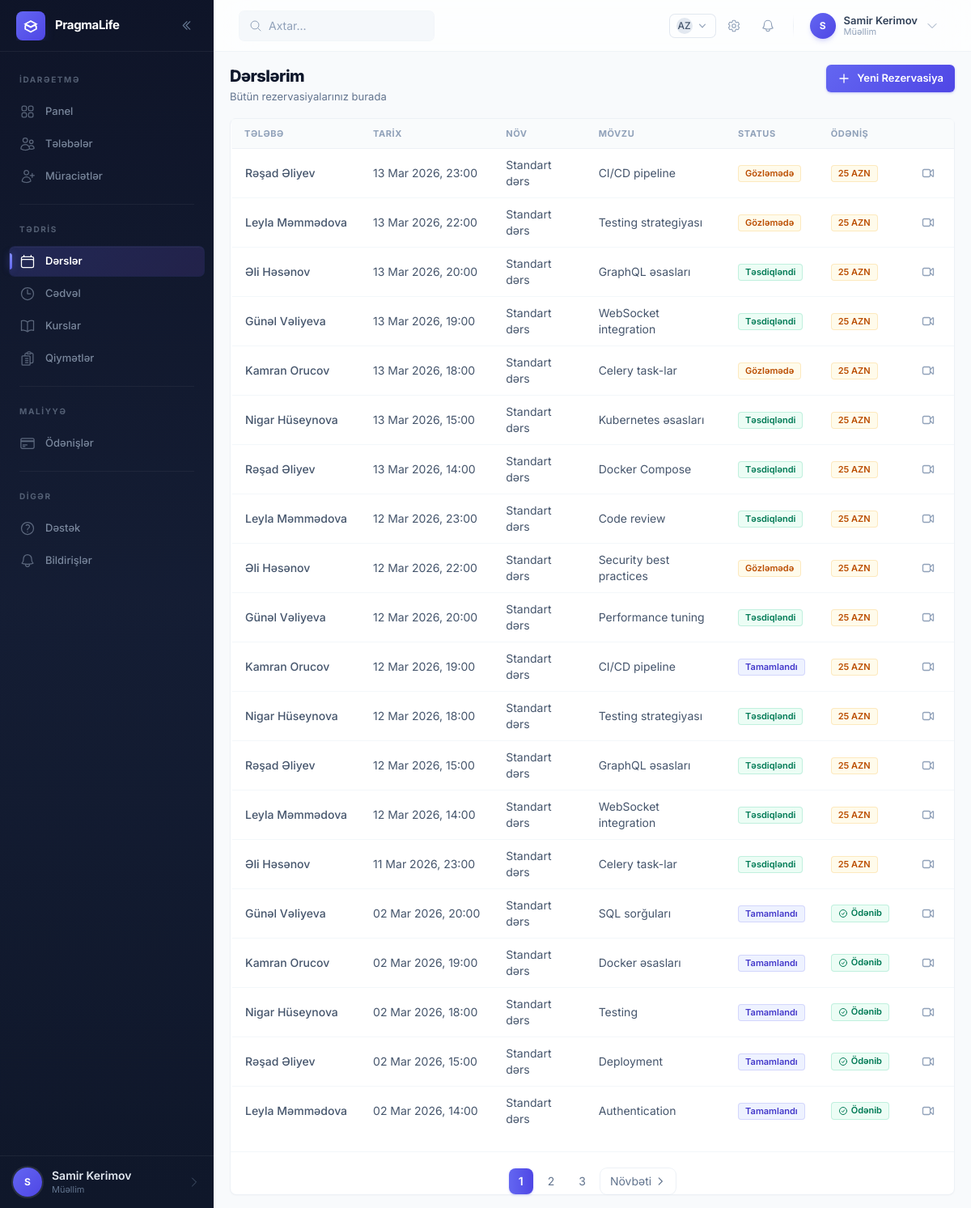
The page /bookings/ (signed in) on the database as committed earlier.
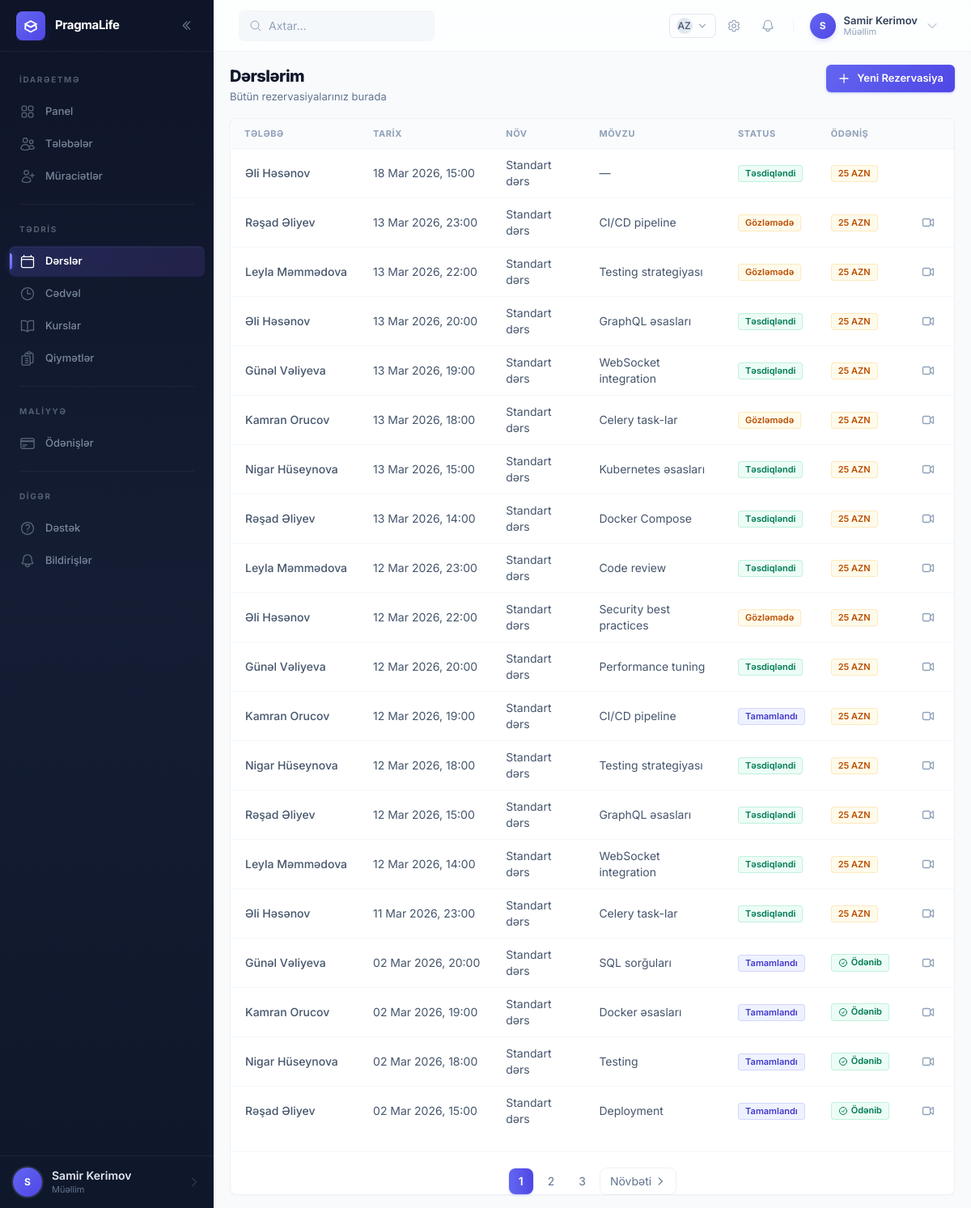
The same page on the database as committed later.
### apps/bookings/models.py (models this page shows, shortened)
class Booking(BaseModel):
    class Status(models.TextChoices):
        PENDING = 'pending', 'Gözləmədə'
        CONFIRMED = 'confirmed', 'Təsdiqləndi'
        COMPLETED = 'completed', 'Tamamlandı'
        CANCELLED = 'cancelled', 'Ləğv edildi'
        NO_SHOW = 'no_show', 'Görünmədi'
        RESCHEDULED = 'rescheduled', 'Yenidən planlandı'
    class LessonType(models.TextChoices):
        STANDARD = 'standard', 'Standart dərs'
        TRIAL = 'trial', 'Sınaq dərsi'
        CONSULTATION = 'consultation', 'Məsləhət'
        REVIEW = 'review', 'Təkrar dərs'
    student = models.ForeignKey(
        'users.User',
        on_delete=models.CASCADE,
        related_name='bookings',
        verbose_name='Tələbə'
    )
    slot = models.OneToOneField(
        AvailabilitySlot,
        on_delete=models.CASCADE,
        related_name='booking',
        verbose_name='Vaxt slotu'
    )
    course = models.ForeignKey(
        'courses.Course',
        on_delete=models.SET_NULL,
        null=True,
        blank=True,
        related_name='bookings',
        verbose_name='Kurs'
    )
    lesson_type = models.CharField(
        max_length=20,
        choices=LessonType.choices,
        default=LessonType.STANDARD,
        verbose_name='Dərs növü'
    )
    status = models.CharField(
        max_length=20,
        choices=Status.choices,
        default=Status.PENDING,
        verbose_name='Status'
    )
    topic = models.CharField(
        max_length=255,
        blank=True,
        verbose_name='Mövzu'
    )
    student_notes = models.TextField(
        blank=True,
        verbose_name='Tələbə qeydləri'
    )
    teacher_notes = models.TextField(
        blank=True,
        verbose_name='Müəllim qeydləri'
    )
    meet_link = models.URLField(
        blank=True,
        verbose_name='Google Meet linki'
    )
    recording_url = models.URLField(
        blank=True,
        verbose_name='Qeyd URL'
    )
    price = models.DecimalField(
        max_digits=8,
        decimal_places=2,
        default=25.00,
        verbose_name='Qiymət (AZN)'
    )
    is_paid = models.BooleanField(default=False, verbose_name='Ödənilib')
    completed_at = models.DateTimeField(
        null=True,
        blank=True,
        verbose_name='Tamamlanma tarixi'
    )
    cancelled_at = models.DateTimeField(
        null=True,
        blank=True,
        verbose_name='Ləğvetmə tarixi'
    )
    cancellation_reason = models.TextField(
        blank=True,
        verbose_name='Ləğvetmə səbəbi'
    )
    class Meta:
        db_table = 'bookings_booking'
        verbose_name = 'Rezervasiya'
        verbose_name_plural = 'Rezervasiyalar'
        ordering = ['-slot__start_time']
        indexes = [
            models.Index(fields=['student', 'status']),
            models.Index(fields=['status', 'is_paid']),
        ]

class AvailabilitySlot(BaseModel):
    start_time = models.DateTimeField(
        validators=[validate_future_datetime],
        verbose_name='Başlama vaxtı'
    )
    end_time = models.DateTimeField(verbose_name='Bitmə vaxtı')
    is_reserved = models.BooleanField(default=False, verbose_name='Reserv edilib')
    is_active = models.BooleanField(default=True, verbose_name='Aktivdir')
    class Meta:
        db_table = 'bookings_availability_slot'
        verbose_name = 'Əlçatan Slot'
        verbose_name_plural = 'Əlçatan Slotlar'
        ordering = ['start_time']
        indexes = [
            models.Index(fields=['start_time', 'is_reserved']),
            models.Index(fields=['is_reserved', 'is_active']),
        ]

### apps/users/models.py (models this page shows, shortened)
class User(AbstractBaseUser, PermissionsMixin):
    class Role(models.TextChoices):
        TEACHER = 'teacher', 'Müəllim'
        STUDENT = 'student', 'Tələbə'
    id = models.UUIDField(primary_key=True, default=uuid.uuid4, editable=False)
    email = models.EmailField(unique=True, verbose_name='Email')
    first_name = models.CharField(max_length=100, verbose_name='Ad')
    last_name = models.CharField(max_length=100, verbose_name='Soyad')
    role = models.CharField(
        max_length=10,
        choices=Role.choices,
        default=Role.STUDENT,
        verbose_name='Rol'
    )
    phone = models.CharField(
        max_length=20,
        blank=True,
        validators=[validate_phone_number],
        verbose_name='Telefon'
    )
    avatar = models.ImageField(
        upload_to='avatars/',
        blank=True,
        verbose_name='Profil şəkli'
    )
    is_active = models.BooleanField(default=True, verbose_name='Aktivdir')
    is_staff = models.BooleanField(default=False, verbose_name='Admin heyəti')
    date_joined = models.DateTimeField(default=timezone.now, verbose_name='Qeydiyyat tarixi')
    created_at = models.DateTimeField(auto_now_add=True)
    updated_at = models.DateTimeField(auto_now=True)
    objects = UserManager()
    USERNAME_FIELD = 'email'
    REQUIRED_FIELDS = ['first_name', 'last_name']
    class Meta:
        db_table = 'users_user'
        verbose_name = 'İstifadəçi'
        verbose_name_plural = 'İstifadəçilər'
        ordering = ['-date_joined']
    def get_full_name(self) -> str:
        return f"{self.first_name} {self.last_name}".strip()
    @property
    def is_teacher(self) -> bool:
        return self.role == self.Role.TEACHER
    @property
    def is_student_user(self) -> bool:
        return self.role == self.Role.STUDENT

### apps/bookings/views.py (the view)
# urls.py: path('', views.BookingListView.as_view(), name='list'),
class BookingListView(LoginRequiredMixin, HTMXMixin, ListView):
    model = Booking
    template_name = 'bookings/booking_list.html'
    partial_template_name = 'bookings/partials/booking_list.html'
    context_object_name = 'bookings'
    paginate_by = 20
    def get_queryset(self):
        qs = Booking.objects.select_related('student', 'slot', 'course')
        if self.request.user.is_student_user:
            qs = qs.filter(student=self.request.user)
        return qs.order_by('-slot__start_time')
    def get_context_data(self, **kwargs) -> dict:
        context = super().get_context_data(**kwargs)
        context['page_title'] = _('Rezervasiyalarım') if self.request.user.is_student_user else _('Bütün Dərslər')
        return context

### core/context_processors.py (called while the page is built)
def lms_globals(request) -> dict:
    return {
        'LESSON_PRICE': getattr(settings, 'LESSON_PRICE', Decimal('25.00')),
        'APP_NAME': 'LMS Platform',
        'APP_VERSION': '1.0.0',
        'is_teacher': (
            request.user.is_authenticated
            and request.user.role == 'teacher'
        ),
        'is_student': (
            request.user.is_authenticated
            and request.user.role == 'student'
        ),
    }

### core/mixins.py (called while the page is built)
    def get_template_names(self) -> list[str]:
        if self.request.headers.get('HX-Request') and self.partial_template_name:
            return [self.partial_template_name]
        return super().get_template_names()  # type: ignore[misc]

### templates/bookings/booking_list.html (shortened to what this page needs)
{% extends 'base.html' %}
{% load i18n %}
{% block breadcrumb %}
<div class="page-header">
    <div>
        <h1 class="page-title">{% trans "Dərslərim" %}</h1>
        <p class="page-subtitle">{% trans "Bütün rezervasiyalarınız burada" %}</p>
    </div>
    <a href="{% url 'bookings:create' %}" class="btn btn-primary">
        <svg class="w-4 h-4" fill="none" stroke="currentColor" viewBox="0 0 24 24"><path stroke-linecap="round" stroke-linejoin="round" stroke-width="2" d="M12 4.5v15m7.5-7.5h-15"/></svg>
        {% trans "Yeni Rezervasiya" %}
    </a>
</div>
{% endblock %}
{% block content %}
<div class="card-hover">
    {% include 'bookings/partials/booking_list.html' %}
</div>
{% endblock %}

### templates/bookings/partials/booking_list.html (shortened to what this page needs)
{% load i18n %}
{% if bookings %}
<div class="overflow-x-auto">
    <table class="data-table">
        <thead>
            <tr>
                {% if request.user.is_teacher %}<th>{% trans "Tələbə" %}</th>{% endif %}
                <th>{% trans "Tarix" %}</th>
                <th>{% trans "Növ" %}</th>
                <th>{% trans "Mövzu" %}</th>
                <th>{% trans "Status" %}</th>
                <th>{% trans "Ödəniş" %}</th>
                <th></th>
            </tr>
        </thead>
        <tbody>
            {% for booking in bookings %}
            <tr>
                {% if request.user.is_teacher %}
                <td class="font-medium text-slate-900 whitespace-nowrap">{{ booking.student.get_full_name }}</td>
                {% endif %}
                <td class="text-slate-700 whitespace-nowrap">{{ booking.slot.start_time|date:"d M Y, H:i" }}</td>
                <td class="text-slate-700">{{ booking.get_lesson_type_display }}</td>
                <td class="text-slate-700">{{ booking.topic|default:"—"|truncatechars:30 }}</td>
                <td>
                    <span class="{% if booking.status == 'confirmed' %}badge-success
                        {% elif booking.status == 'cancelled' %}badge-neutral
                        {% elif booking.status == 'completed' %}badge-primary
                        {% else %}badge-warning{% endif %}">
                        {{ booking.get_status_display }}
                    </span>
                </td>
                <td>
                    {% if booking.is_paid %}
                    <span class="badge-success">
                        <svg class="w-3 h-3" fill="none" stroke="currentColor" viewBox="0 0 24 24"><path stroke-linecap="round" stroke-linejoin="round" stroke-width="2" d="M9 12.75 11.25 15 15 9.75M21 12a9 9 0 1 1-18 0 9 9 0 0 1 18 0Z"/></svg>
                        {% trans "Ödənib" %}
                    </span>
                    {% else %}
                    <span class="badge-warning">25 AZN</span>
                    {% endif %}
                </td>
                <td>
                    {% if booking.meet_link %}
                    <a href="{{ booking.meet_link }}" target="_blank" rel="noopener"
                       class="btn-icon text-primary-600 hover:bg-primary-50"
                       title="{% trans 'Görüşə qoşul' %}">
                    </a>
                    {% endif %}
                </td>
            </tr>
            {% endfor %}
        </tbody>
    </table>
</div>
{% include 'partials/pagination.html' with page_obj=page_obj %}
{% endif %}

Rows that differ between the two databases and show on the page:
no longer on this page (row unchanged): Booking: student.get_full_name "Leyla Məmmədova", slot.start_time "02 Mar 2026, 14:00", lesson_type "Standart dərs", topic "Authentication", status "Tamamlandı"
added Booking: student.get_full_name "Əli Həsənov", slot.start_time "18 Mar 2026, 15:00", lesson_type "Standart dərs", topic "—", status "Təsdiqləndi", is_paid "25 AZN"
